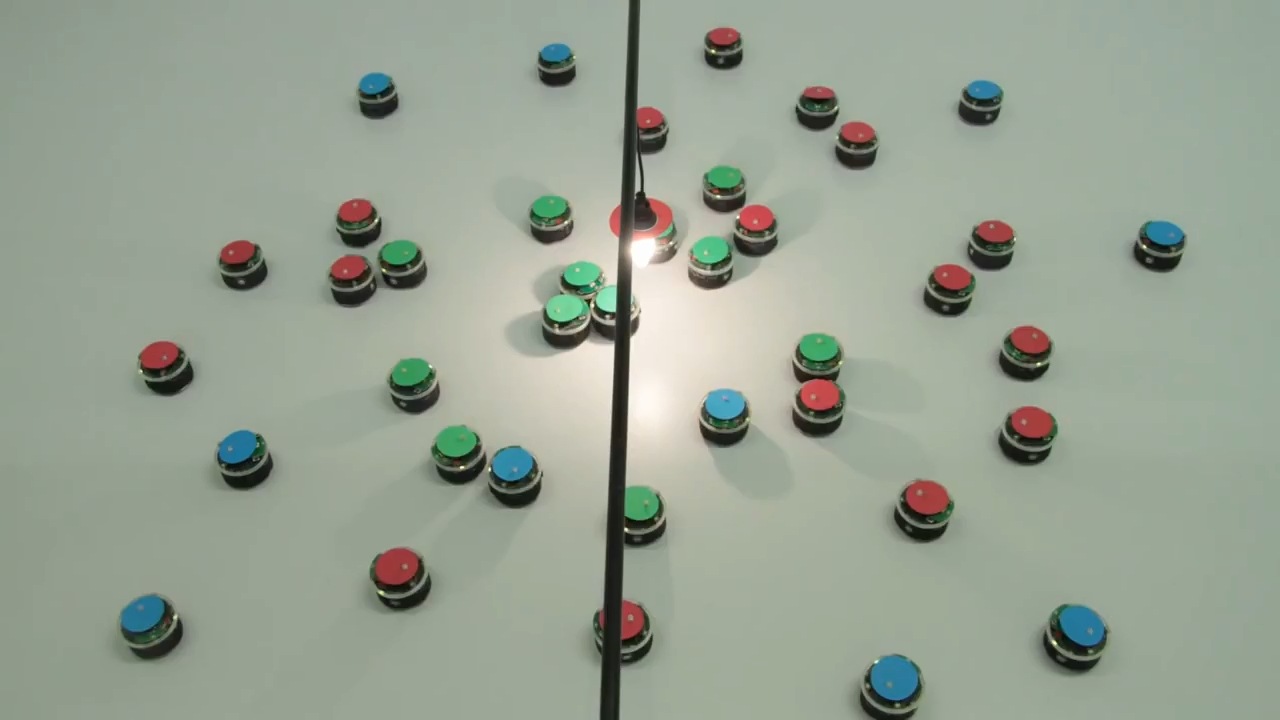
//> input picture robots/roi_robotov_1.jpg, 1280 x 720 px, given in place of 1.jpg, which was not available; the run also reads 1 picture not shown here
$ ./main   (built with g++ and OpenCV 4)
//> lines starting //> are read from the running program, lines starting //| are printed output that depends on the picture; after the words box and inside, x2 and y2 are one past the last pixel; in counts of white or black regions, pixels touching at a corner belong together; pictures that were not available may be replaced by others from this repository, and a replacement may not be noted
#include <opencv2/opencv.hpp>
#include <iostream>

#include "opencv2/imgcodecs.hpp"
#include "opencv2/highgui.hpp"
#include "opencv2/imgproc.hpp"

#include <vector>
void plane_pics(void);
void thermal_camera(void);
void robots(void);
void qualify_wrenches(void);

using namespace std;
using namespace cv;

static inline long get_distance(const Point& a, const Point& b);


int main() {
    plane_pics();
    thermal_camera();
    robots();
    qualify_wrenches();
    return 0;
}


void plane_pics(void){

    for(const auto& i:{1, 2, 3}){

        string filename = string("../plane_pics/").append(to_string(i)).append(".jpg");

        cout << filename << endl;

        Mat img = imread(filename, IMREAD_GRAYSCALE);

        imshow(to_string(i), img);


        Mat res;
        threshold(img, res, 220, 300, THRESH_BINARY);
//> res: 720 rows x 1280 cols, CV_8UC1; 1.6% white; 45 white regions (42 under 20 px), largest, box (x1, y1, x2, y2) and area: (629, 238, 721, 441) 12118, (561, 342, 614, 410) 2044, (603, 262, 617, 285) 207
        erode(res, res, getStructuringElement(2, {3, 3}), {-1, 1}, 2);
        dilate(res, res, getStructuringElement(2, {6, 6}), {-1, 1}, 3);
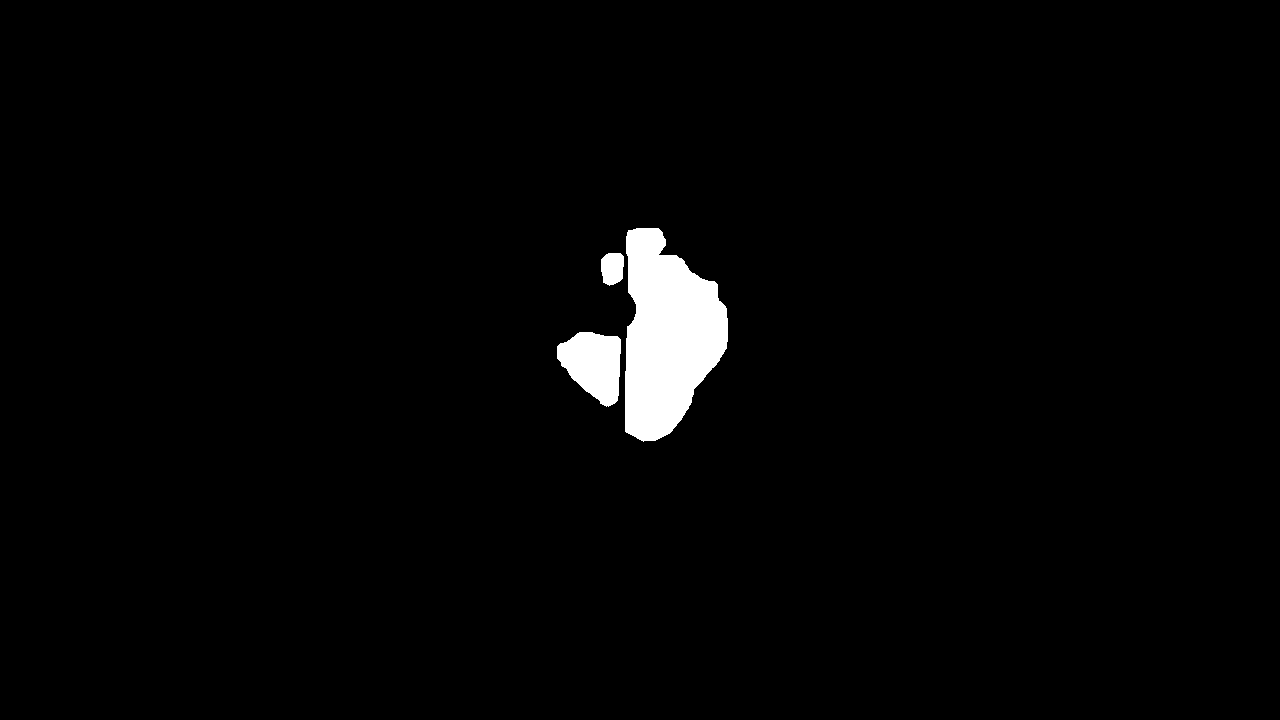
//> res: 720 rows x 1280 cols, CV_8UC1; 2.1% white; 3 white regions
        vector<vector<Point>> contours;
        findContours(res, contours, RETR_EXTERNAL, CHAIN_APPROX_NONE);
//> contours = 3 contours; box (x1, y1, x2, y2) and area: (625, 228, 728, 442) 15068, (557, 332, 621, 407) 3244, (601, 253, 624, 286) 592
        vector <Point> centers;

        for(const auto& contour:contours){
            Moments m = moments(contour);
            Point c;
            c.x = int(m.m10/m.m00);
            c.y = int(m.m01/m.m00);
            centers.push_back(c);
            cout << c.x << " " << c.y << endl;
            circle(img, c, 12, {0}, -1);
            circle(img, c, 3, {255}, -1);
        }
//> this loop made 3 passes
//| 593 363
//| 612 267
//| 666 335
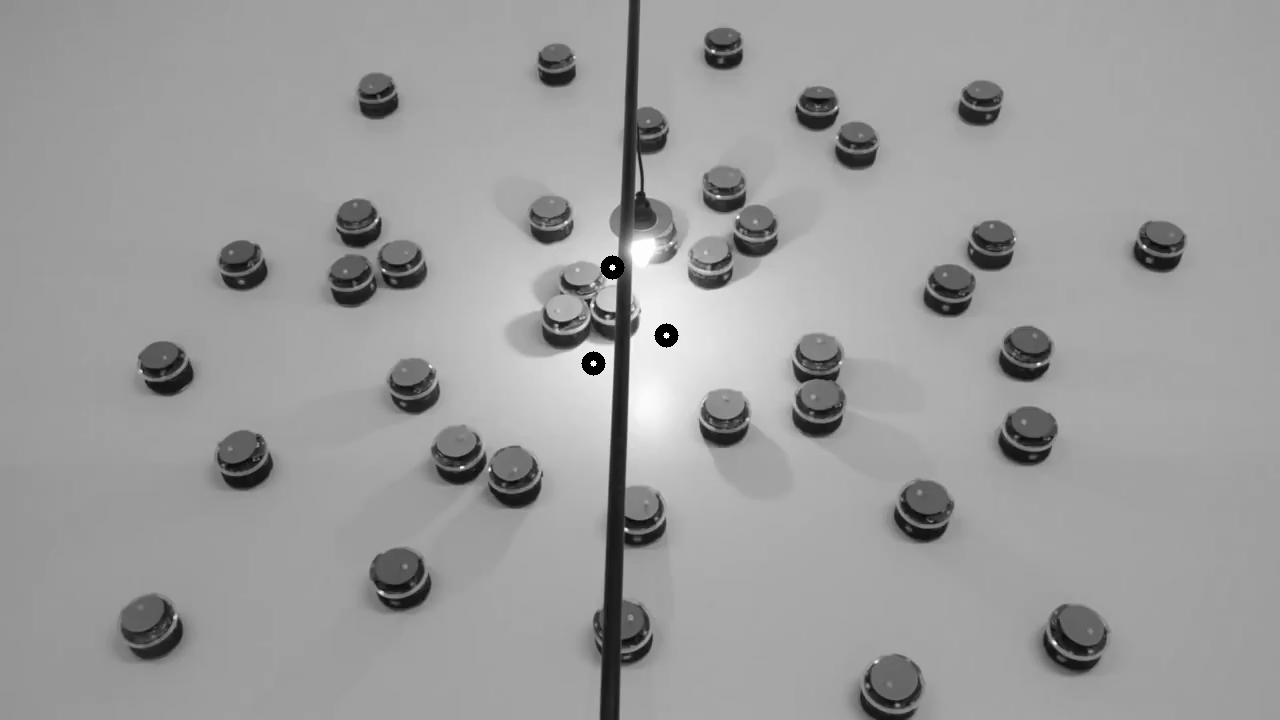
//> img: 720 rows x 1280 cols, CV_8UC1; min 0, max 255, mean 156.4


        imshow(string("Res-").append(to_string(i)), img);
        imwrite(string("../plane_pics/Result-").append(to_string(i)).append(".jpg"), img);

        waitKey(0);

    }

}


void thermal_camera(void){

    for(const auto& i:{1, 2, 3, 4, 5}){

        string filename;
        if (i == 4)
            filename = string("../thermal_camera/").append(to_string(i)).append(".png");
        else
            filename = string("../thermal_camera/").append(to_string(i)).append(".jpg");
        Mat img = imread(filename);
        imshow(to_string(i), img);
        Mat hsv;
        cvtColor(img, hsv, COLOR_BGR2HSV);
//> hsv: 720 rows x 1280 cols, CV_8UC3; mean H, S, V 57.8, 28.2, 165.9
        Scalar hsv_low = {0, 50, 150};
        Scalar hsv_high = {30, 255, 255};
        Mat res;
        inRange(hsv, hsv_low, hsv_high, res);
//> res: 720 rows x 1280 cols, CV_8UC1; 0.7% white; 95 white regions (70 under 20 px), largest, box (x1, y1, x2, y2) and area: (671, 368, 713, 398) 942, (629, 199, 673, 240) 777, (988, 204, 1024, 226) 497

        erode(res, res, getStructuringElement(2, {3, 3}), {-1, 1}, 1);
        dilate(res, res, getStructuringElement(2, {6, 6}), {-1, 1}, 3);
//> res: 720 rows x 1280 cols, CV_8UC1; 2.3% white; 17 white regions

        vector<vector<Point>> contours;
        findContours(res, contours, RETR_EXTERNAL, CHAIN_APPROX_NONE);
//> contours = 17 contours; largest, box (x1, y1, x2, y2) and area: (603, 181, 681, 242) 3099, (666, 357, 721, 400) 1830, (383, 629, 434, 675) 1682, (1053, 319, 1101, 355) 1396, (869, 292, 920, 330) 1367
        vector <Point> centers;

        for(const auto& contour:contours){
            Moments m = moments(contour);
            Point c;
            c.x = int(m.m10/m.m00);
            c.y = int(m.m01/m.m00);
            centers.push_back(c);
            cout << c.x << " " << c.y << endl;
            circle(img, c, 12, {0, 0, 0}, -1);
            circle(img, c, 3, {255, 255, 255}, -1);
        }
//> this loop made 17 passes
//| 693 686
//| 405 649
//| 153 440
//| 1042 388
//| 692 377
//> (output is shown up to pass 5 of 17)
//> img: 720 rows x 1280 cols, CV_8UC3; mean B, G, R 150.7, 163.3, 151.3


        imshow(string("Res-").append(to_string(i)), img);
        imwrite(string("../thermal_camera/Result-").append(to_string(i)).append(".jpg"), img);


        waitKey(0);
        }
}


void robots(void){

    Mat img = imread("../robots/robots.jpg");
    imshow("Original", img);
    Mat hsv;
    cvtColor(img, hsv, COLOR_BGR2HSV);


    Scalar red_low = {0, 80, 100};
    Scalar red_high = {55, 255, 255};

    Scalar green_low = {50, 50, 150};
    Scalar green_high = {80, 255, 255};

    Scalar blue_low = {80, 50, 150};
    Scalar blue_high = {120, 255, 255};

    Scalar lamp_low = {0, 0, 150};
    Scalar lamp_high = {180, 5, 255};

    enum color{
        LAMP = 0, RED, GREEN, BLUE
    };

    vector<pair<pair<Scalar, Scalar>, Scalar>> colors = {
        {{lamp_low, lamp_high}, {255, 255, 255}},
        {{red_low, red_high}, {0, 0, 255}},
        {{green_low, green_high}, {0, 255, 0}},
        {{blue_low, blue_high}, {255, 0, 0}},
    };

    vector<vector<vector<Point>>> contours(4);
    vector<vector<Point>> centers(4);
    Point closest[3];

    for (const auto& i:{0, 1, 2, 3}){
        Mat res;
        inRange(hsv, colors[i].first.first, colors[i].first.second , res);
        erode(res, res, getStructuringElement(2, {2, 2}), {-1, 1}, 3);
        dilate(res, res, getStructuringElement(2, {12, 7}), {-1, 1}, 3);
//    erode(res, res, getStructuringElement(2, {6, 6}), {-1, 1}, 3);
        dilate(res, res, getStructuringElement(2, {5, 4}), {-1, 1}, 1);

        findContours(res, contours[i], RETR_EXTERNAL, CHAIN_APPROX_NONE);

        int index = 0;

        for (const auto& contour: contours[i]){
            Moments m = moments(contour);
            Point c;
            c.x = int(m.m10/m.m00);
            c.y = int(m.m01/m.m00);
            centers[i].push_back(c);
            if (i > 0) {
                if (centers[i].size() > 1) {
                    if (get_distance(closest[i - 1], centers[0][0]) > get_distance(c, centers[0][0])) {
                        closest[i - 1] = c;
                    }
                } else {
                    closest[i-1] = c;
                }
            }

//            cout << c.x << " " << c.y << endl;
            circle(img, c, 12, {0, 0, 0}, -1);
            circle(img, c, 3, colors[i].second, -1);
            drawContours(img, contours[i], index, {0, 0, 0}, 12);
            drawContours(img, contours[i], index, colors[i].second, 1);

            index++;
        }

        if (i) {
            cout << closest[i - 1] << endl;
            line(img, closest[i - 1], centers[0][0], colors[i].second, 3);
        }
        imshow("Original", img);
        imwrite(string("../robots/Result.jpg"), img);

        waitKey(0);

    }
//> this loop made 4 passes
//> index on passes 1 to 4: 1, 17, 12, 10
//> (printed output is left out)
//> pass 1, in robots, `dilate(res, res, getStructuringElement(2, {12, 7}), {-1, 1}, 3);`:
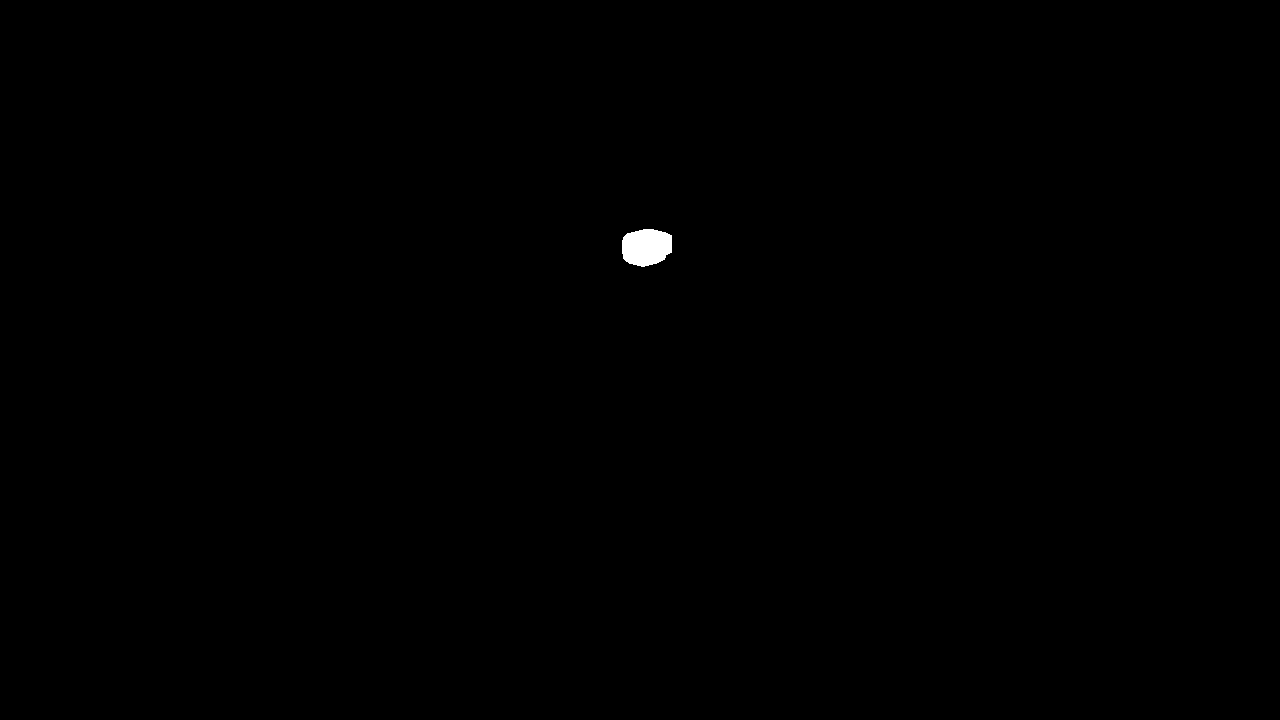
//> res: 720 rows x 1280 cols, CV_8UC1; 0.17% white; 1 white region, box (x1, y1, x2, y2) and area: (622, 229, 672, 267) 1542
//> after the loop:
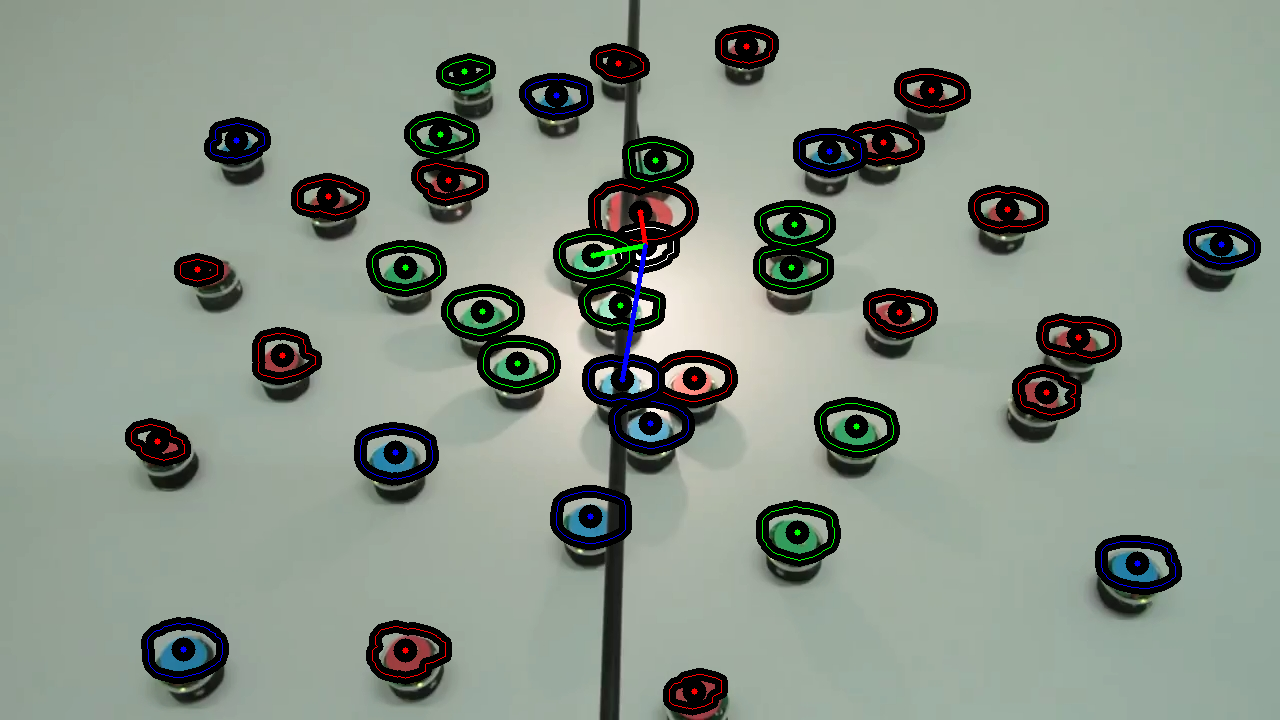
//> img: 720 rows x 1280 cols, CV_8UC3; mean B, G, R 138, 149.2, 138.5
//> after the loop, centers = 4 contours, 1 with area under 20; largest, box (x1, y1, x2, y2) and area: (183, 95, 1222, 650) 210703, (157, 46, 1079, 692) 117188, (405, 71, 857, 533) 12852

    waitKey(0);

}

static inline long get_distance(const Point& a, const Point& b){

    return (a.x-b.x)*(a.x-b.x) + (a.y-b.y)*(a.y-b.y);

}


void qualify_wrenches(void){
    auto wrenches = imread("../wrenches/wrenches.jpg");
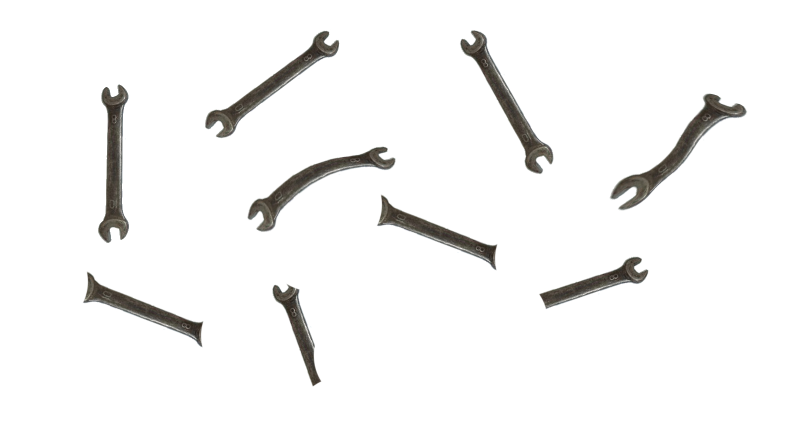
//> input picture wrenches/wrenches.jpg, 1592 x 876 px (shown at 1/2 size)
//> wrenches is the input picture: 876 rows x 1592 cols, CV_8UC3; mean B, G, R 244, 244.5, 244.8
    auto wrench = imread("../wrenches/wrench.jpg", IMREAD_GRAYSCALE);
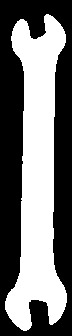
//> input picture wrenches/wrench.jpg, 72 x 336 px
//> wrench is the input picture: 336 rows x 72 cols, CV_8UC1; min 0, max 255, mean 114.8

    imshow("Wrenches", wrenches);

    Mat grayscale;
    cvtColor(wrenches, grayscale, COLOR_BGR2GRAY);

    Mat res;
    threshold(grayscale, res, 250, 255, THRESH_BINARY_INV);
//> res: 876 rows x 1592 cols, CV_8UC1; 6.5% white; 18 white regions (9 under 20 px), largest, box (x1, y1, x2, y2) and area: (1219, 186, 1495, 422) 13456, (494, 292, 792, 464) 11930, (920, 60, 1108, 349) 11422
    threshold(wrench, wrench, 250, 255, THRESH_BINARY);
//> wrench: 336 rows x 72 cols, CV_8UC1; 44.4% white; 1 white region, box (x1, y1, x2, y2) and area: (5, 14, 67, 331) 10753

    erode(res, res, getStructuringElement(2, {3, 3}), {-1, 1}, 3);
    dilate(res, res, getStructuringElement(2, {3, 3}), {-1, 1}, 3);
//> res: 876 rows x 1592 cols, CV_8UC1; 6.5% white; 9 white regions

    vector<vector<Point>> contours;

    vector<vector<Point>> reference;

    findContours(res, contours, RETR_EXTERNAL, CHAIN_APPROX_NONE);
//> contours = 9 contours; largest, box (x1, y1, x2, y2) and area: (1219, 186, 1495, 422) 13037, (494, 292, 792, 464) 11536, (920, 60, 1108, 349) 11037, (410, 61, 679, 277) 10941, (196, 169, 258, 486) 10495
    findContours(wrench, reference, RETR_EXTERNAL, CHAIN_APPROX_NONE);
//> reference = 1 contour; box (x1, y1, x2, y2) and area: (5, 14, 67, 331) 10464

    vector<Point> centers;
    int index = 0;

    for(const auto& contour: contours){
        auto match = matchShapes(reference[0], contour, ShapeMatchModes::CONTOURS_MATCH_I2, 0);
        if (match < 0.5)
            drawContours(wrenches, contours, index, {0, 255, 0}, 12);
        else
            drawContours(wrenches, contours, index, {0, 0, 255}, 12);

        index++;
        imshow("Wrenches", wrenches);
        waitKey(0);
    }
//> this loop made 9 passes
//> match on passes 1 to 8: 2.72, 0.981, 1.03, 0.973, 3.52, 1.54, 0.0683, 0.181
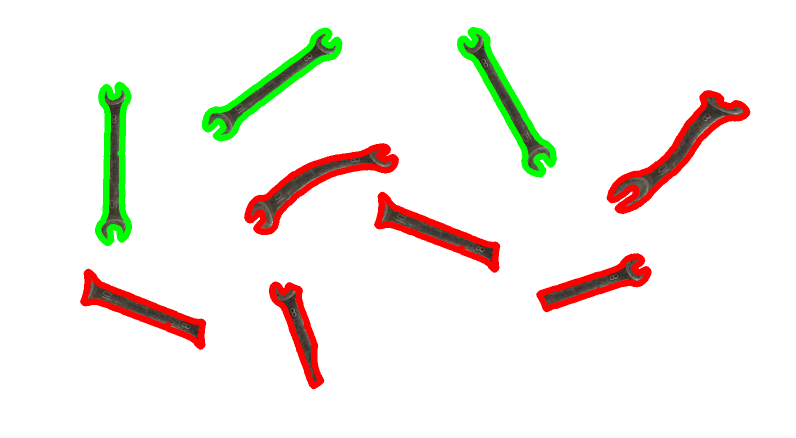
//> wrenches: 876 rows x 1592 cols, CV_8UC3 (shown at 1/2 size); 5.73% of pixels changed, all inside (x1, y1, x2, y2) = (160, 54, 1501, 779)
//> after the loop, index = 9

    imwrite("../wrenches/Result.jpg", wrenches);

}
